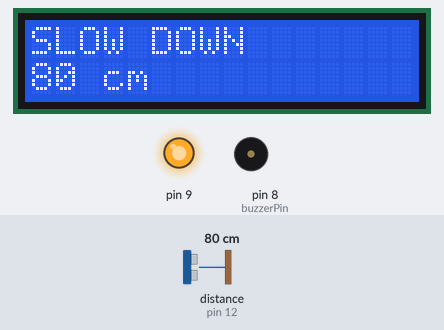
Bench run of a sketch on a simulated Arduino Uno, built with avr-gcc and run on an emulated ATmega328P. On the bench: 16×2 character LCD, output pins drawn as LEDs (lit = HIGH), buzzer (waves = sounding). Inputs (shaded band) come from the test bench; at power-on: distance to the obstacle (sensor on pin 12) 80 cm. The echo pulse lasts 58.3 µs per cm; what the sketch prints to the serial monitor is not drawn.

Above: at 4.4 s.
4.5 s: distance to the obstacle (sensor on pin 12) set to 2 cm
At 8.4 s:
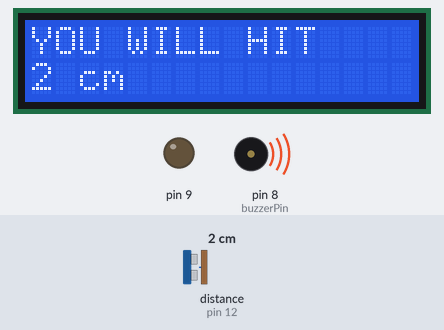
9.5 s: distance to the obstacle (sensor on pin 12) set to 17 cm
At 10.06 s:
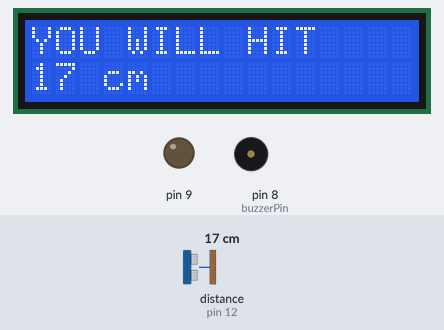
14.1 s: distance to the obstacle (sensor on pin 12) set to 22 cm
At 15.0 s:
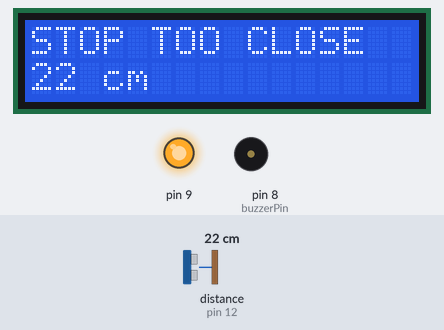
Timing chart, 0 to 24.7 s (numbered marks = the images above; inputs shaded):
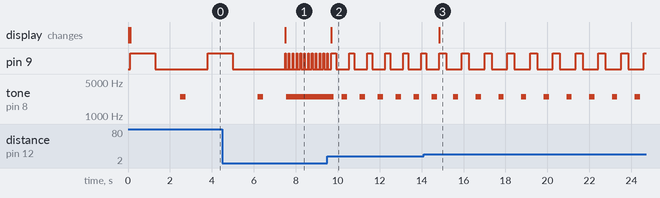

The sketch:

CombinedFINAL.ino
```cpp
#include <LiquidCrystal.h>
#include "SR04.h"

#define TRIG_PIN 12
#define ECHO_PIN 11

LiquidCrystal lcd(13, 10, 5, 4, 3, 2);

SR04 sr04 = SR04(ECHO_PIN,TRIG_PIN);
long a;

const int buzzerPin = 8;

//Beginning of Void Setup

void setup() {

pinMode(9, OUTPUT);

  Serial.begin(9600);
   delay(0);

pinMode(buzzerPin, OUTPUT);
}

//Begin Void Loop

void loop() {

   a=sr04.Distance();
   Serial.print(a);
   Serial.println("cm");   //Reading in Distance
   delay(0);

lcd.begin(16, 2);
lcd.clear();

if(a >= 40){
   lcd.print("SLOW DOWN");
}
else
    if( 20 <= a && a < 40){
      lcd.print("STOP TOO CLOSE");
    }
   else
    if( a < 20){
      lcd.print("YOU WILL HIT");
    }


   lcd.setCursor(0, 1);
   lcd.print(a);          //Printing Out Distance
   lcd.print(" cm  ");

  digitalWrite(9, HIGH);
  delay(a * 15);          //LED Blinking
  digitalWrite(9, LOW);
  delay(a * 15);

  tone(8, 2500,250);      //Buzzer Going Off
  delay(a * 15);
}
```

Measured:
- the behaviour switches between 19 and 20 cm on distance to the obstacle (sensor on pin 12) (found by bisection; images 2 and 3)
- after the input at 4.5 s, the display: changes after 3.0 s (image 1)
- after the input at 9.5 s, tone on pin 8 (buzzerPin): 2500 Hz → silent after 0.31 s, then repeats every 0.86 s: 2500 Hz 0.25 s, silent 0.61 s; the display: changes after 0.18 s (image 2)
- after the input at 14.1 s, tone on pin 8 (buzzerPin): alternates 2500 Hz for 0.25 s and silent for 0.83 s, starting after 1.4 s; the display: changes after 0.74 s (image 3)
- by itself, pin 9: repeats every 1.1 s: HIGH 0.33 s, LOW 0.75 s
